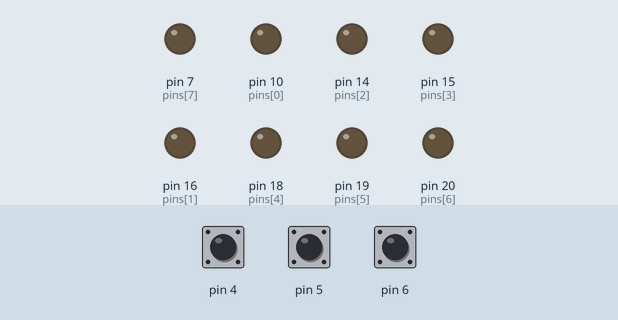
Simulated run of this sketch. Board: Arduino Leonardo, built with avr-gcc and run on an emulated ATmega32U4. On the bench: output pins drawn as LEDs (lit = HIGH). The inputs (shaded band) are chosen by the test bench; at power-on: pin 5 HIGH, pin 6 HIGH, pin 4 HIGH.

Above: at 1.2 s.
1.3 s: pin 5 pulsed LOW 5 times (0.12 s each, 0.3 s apart)
At 3.1 s:
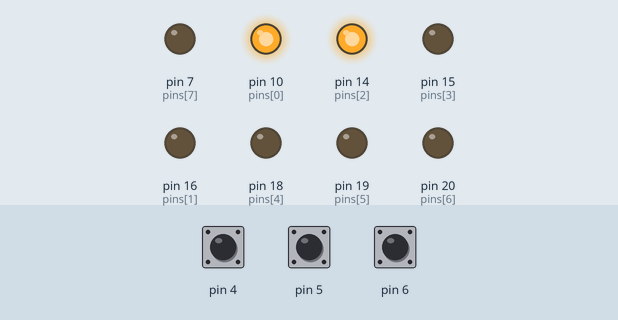
4.3 s: pin 5 pulled LOW for 0.15 s
At 5.4 s:
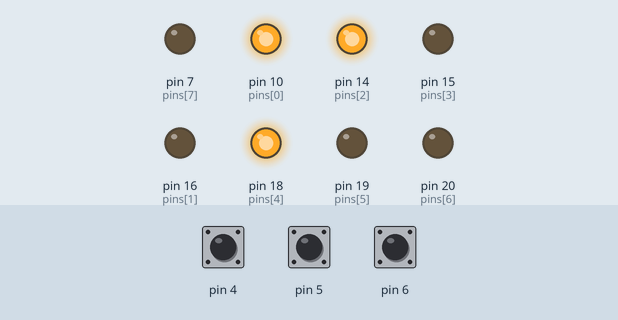
5.9 s: pin 6 pulled LOW for 0.15 s
At 6.1 s:
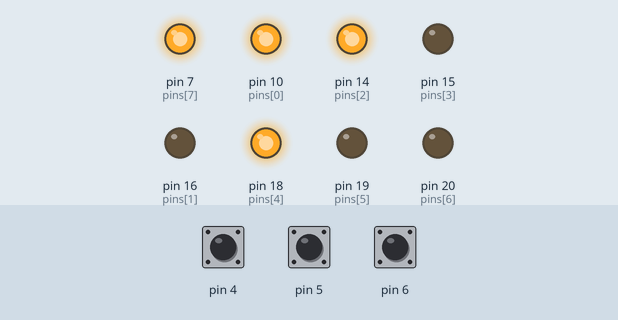
7.6 s: pin 6 pulsed LOW 5 times (0.12 s each, 0.3 s apart)
At 9.8 s:
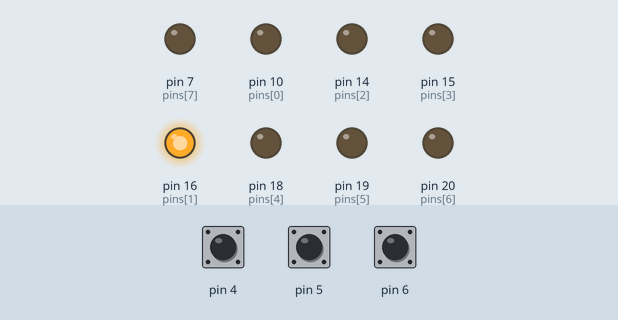
10.6 s: pin 5 pulled LOW for 1 s
At 11.3 s:
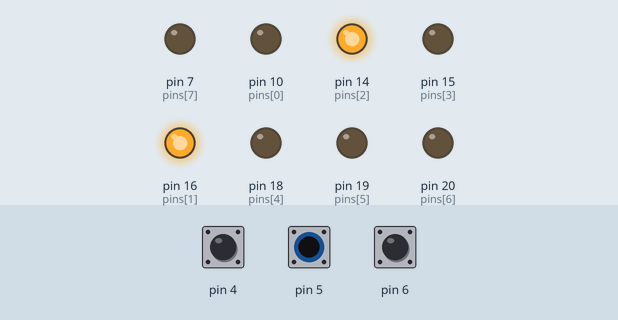
13.1 s: pin 6 pulled LOW for 1 s
At 15.5 s:
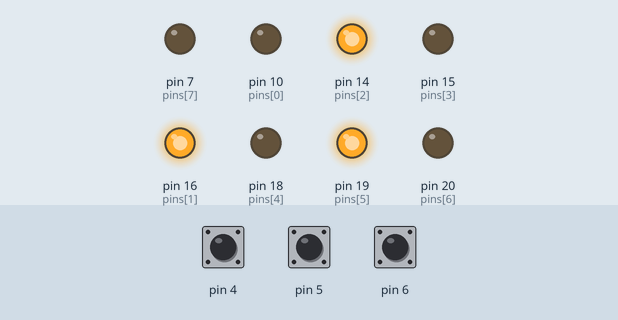
Timing chart, 0 to 16.6 s (numbered marks = the images above; inputs shaded):
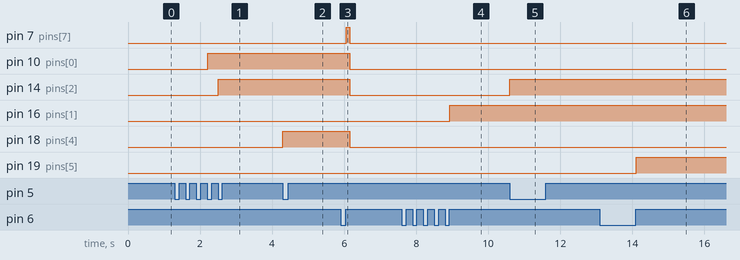

The sketch:

BinaryKeyboard.ino
```cpp
/*
 * How the LED's are connected, the ones controlled from the arduino itself are controlled with a HIGH signal for ON, LOW for OFF, while the expander's LEDs are the opposite
 * This is because the expander cannot provide much current (up to around 40uA), so instead it acts as the ground
 */

#include <Keyboard.h>
#include "src/PCF8574.h"

PCF8574 expander;

int BYTE = 0; // Byte to be written to connected device
int pos = 0;  // Which bit is being written to

bool B_0 = false; // Button 0 is pressed
bool B_1 = false; // Button 1 is pressed
bool B_R = false; // Button Reset is pressed

int pins[] = {10, 16, 14, 15, 18, 19, 20, 7}; // Pin numbers for arduino controlled LEDs

void setup() {
  expander.begin(0x20);

  for(int i = 0; i < 8; i++) {
    // Setup arduino pins
    pinMode(pins[i], OUTPUT);
    digitalWrite(pins[i], LOW);
    // Setup expander pins
    expander.pinMode(i, OUTPUT);
    expander.digitalWrite(i, HIGH);
  }
  // Setup key input pins
  pinMode(4, INPUT_PULLUP);
  pinMode(5, INPUT_PULLUP);
  pinMode(6, INPUT_PULLUP);
}


void clr() {
  // Set all pins to "Off" (LOW for arduino pins, HIGH for expander pins)
  for(int i = 0; i < 8; i++) {
    digitalWrite(pins[i], LOW);
    expander.digitalWrite(i, HIGH);
  }
  // Reset the byte and the bit position
  BYTE = 0;
  pos = 0;
}

void turnOn(int index, bool biit) {
  if (index > 3) { // Accessing LEDs connected directly to the arduino
    index -= 4;
    if (biit) digitalWrite(pins[(index)*2],     HIGH);  // Turn on the 1 LED
    else      digitalWrite(pins[(index)*2 + 1], HIGH);  // Turn on the 0 LED
  } else {
    if (biit) expander.digitalWrite((index)*2,     LOW);  // Turn on the 1 LED
    else      expander.digitalWrite((index)*2 + 1, LOW);  // Turn on the 0 LED
  }
}

void loop() {
  if(digitalRead(4) == 0) {
    if(!B_R) {
      clr();
      B_R = true;
    }
  } else B_R = false;

  if(digitalRead(5) == 0) {
    if(!B_1) {
      bitSet(BYTE, 7 - pos);
      turnOn(pos, true);
      pos++;
      B_1 = true;
    }
  } else B_1 = false;

  if(digitalRead(6) == 1) {
    if(!B_0) {
      // Don't set anyting, since the bit is already 0
      turnOn(pos, false);
      pos++;
      B_0 = true;
    }
  } else B_0 = false;

  if(pos == 8) {  // Write out the byte
    Keyboard.write(BYTE);
    delay(100);
    clr();
  }

  delay(10);
}
```

Measured:
- after the input at 1.3 s, pin 10 (pins[0]): LOW → HIGH after 0.91 s; pin 14 (pins[2]): LOW → HIGH after 1.2 s
- after the input at 4.3 s, pin 18 (pins[4]): LOW → HIGH at once
- after the input at 5.9 s, pin 7 (pins[7]): LOW → HIGH after 0.16 s, → LOW 0.10 s later; pin 10 (pins[0]), pin 14 (pins[2]), pin 18 (pins[4]): HIGH → LOW after 0.26 s
- after the input at 7.6 s, pin 16 (pins[1]): LOW → HIGH after 1.3 s
- after the input at 10.6 s, pin 14 (pins[2]): LOW → HIGH at once
- after the input at 13.1 s, pin 19 (pins[5]): LOW → HIGH after 1.0 s
